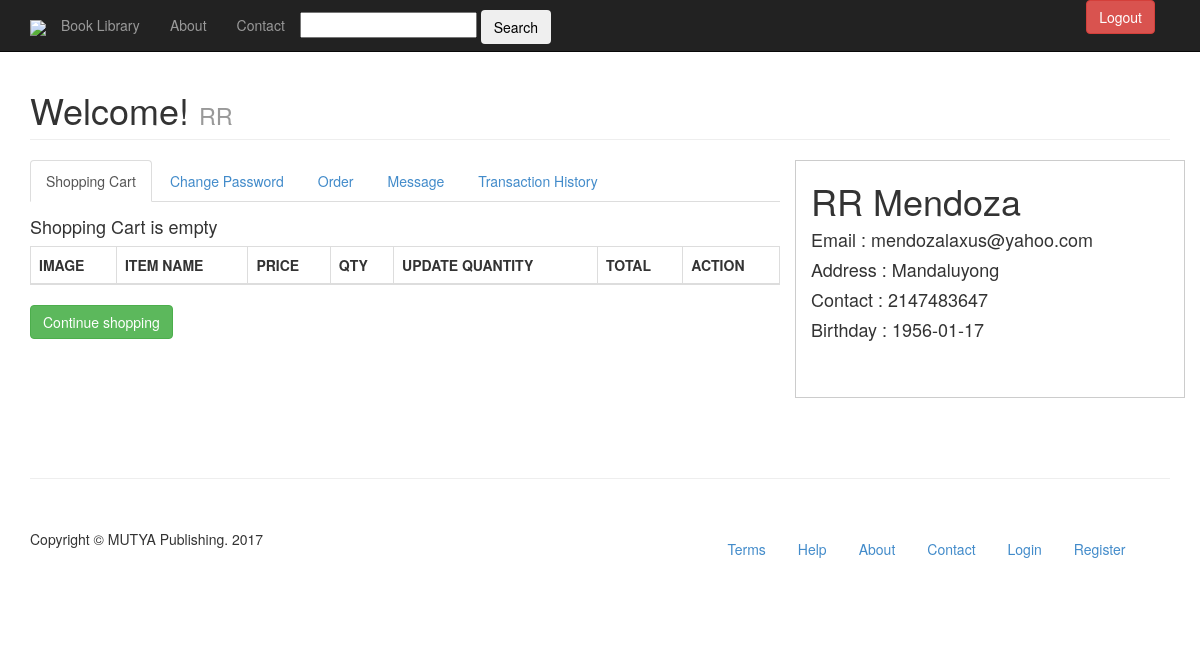
Page /user.php (signed in) on the committed database.
### tables this page shows
CREATE TABLE IF NOT EXISTS `users` (
  `id` int(11) NOT NULL AUTO_INCREMENT,
  `usn` varchar(50) NOT NULL,
  `fname` varchar(120) NOT NULL,
  `lname` varchar(120) NOT NULL,
  `birthday` date NOT NULL,
  `address` varchar(60) NOT NULL,
  `contact` int(11) NOT NULL,
  `email` varchar(120) NOT NULL,
  `password` varchar(128) NOT NULL,
  `activate` int(11) NOT NULL,
  `code` int(11) NOT NULL,
  `date` date NOT NULL,
  `block` int(11) NOT NULL,
  `pic` int(11) NOT NULL,
  `ext` varchar(5) NOT NULL,
  `admin` int(11) NOT NULL,
  `user_type` int(10) NOT NULL,
  PRIMARY KEY (`id`)
);

### user.php (the view, shortened to what this page needs)
<?php
if (loggedin())
			{
				$fname="";
				$query = mysql_query("SELECT * FROM users WHERE usn='$_SESSION[username]' ");
					while ($row = mysql_fetch_assoc($query))
					{
						$email = $row ['email'];
						$fname = $row ['fname'];
						$lname = $row ['lname'];
						$address = $row ['address'];
						$bday = $row ['birthday'];
						$contact = $row ['contact'];
					}
				}
			else
			{
			header("Location:login.php");
		exit();
			}
?>
<!DOCTYPE html>
<html lang="en">
<?php
   include 'template/utop.php';
   include 'include/cart.php';
?>
  <body>
     <?php include 'template/uheader.php'?>
    <div class="container">
      <div class="row">
        <div class="col-lg-12">
          <h1 class="page-header">Welcome! <small> <?php echo $fname?> </small></h1>
        </div>
      </div>
      <div class="row">
        <div class="col-md-8">
<ul class="nav nav-tabs">
  <li class="in active"><a href="#home" data-toggle="tab">Shopping Cart</a></li>
  <li><a href="#profile" data-toggle="tab">Change Password</a></li>
   <li><a href="#cancel" data-toggle="tab">Order</a></li>
   <li><a href="#board" data-toggle="tab">Message</a></li>
   <li><a href="#transhistory" data-toggle="tab">Transaction History</a></li>
</ul>
<div class="tab-content">
  <div class="tab-pane active" id="home">
  <div class="table-responsive">
  		  <table class=" table table-bordered">
          <thead>
           		<tr>
                	<th align="center" valign="middle">IMAGE</th>
                    <th align="center" valign="middle">ITEM NAME</th>
                    <th align="center" valign="middle">PRICE</th>
                    <th align="center" valign="middle">QTY</th>
                    <th align="center" valign="middle">UPDATE QUANTITY</th>
                    <th align="center" valign="middle">TOTAL</th>
                    <th align="center" valign="middle">ACTION</th>
                </tr>
           </thead>
           <tbody>
           		<?php echo $cartOutput?>
           </tbody>
           </table>
           <div class="span8"><div class="span5"><a class="btn btn-success pull-left" href="catalog.php"><span class="icon-arrow-left"></span> Continue shopping</a></div> <div class="span2"><?php  echo $pp_checkout_btn?></div></div>
       		 </div>
  </div>
  </div>
  </div>
</div>
        </div>
        <div class="col-md-4 border">
          <h1><?php echo $fname.' ' .$lname?></h1>
          <h4>Email : <?php echo $email?></h4>
          <h4>Address : <?php echo $address?></h4>
          <h4>Contact : <?php echo $contact?></h4>
          <h4>Birthday : <?php echo $bday?></h4>
       <br /><br />
        </div>
    <div class="container">
<?php include 'template/ufooter.php'?>
    </div>
  </body>
</html>

### css/modern-business.css (style rules this page uses)
html, body { height:100%; }
body { padding-top: 50px; }
.tab-pane { margin-top: 15px; }
.item, .active, .carousel-inner { height: 100%; }

### css/style.css (style rules this page uses)
.border { border:1px solid #CCC; text-align:justify; line-height:24px; }

### rows in the picture
users: fname "RR", lname "Mendoza", email "mendozalaxus@yahoo.com", address "Mandaluyong", contact "2147483647", birthday "1956-01-17"
